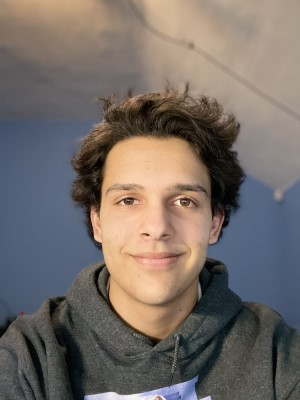
#> input picture lowres.jpg, 300 x 400 px
$ python 'edge_detection copy.py'
#> lines starting #> are read from the running program, lines starting #| are printed output that depends on the picture
import cv2
import time
import numpy as np

img = cv2.imread('lowres.jpg')
#> img is the input picture: shape (400, 300, 3); mean B, G, R 102.9, 108.1, 116.8

# cv2.imshow('Original', img)
# cv2.waitKey(0)


img_gray = cv2.cvtColor(img, cv2.COLOR_BGR2GRAY)
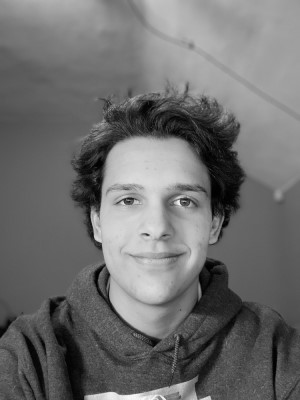
#> img_gray: shape (400, 300); min 0, max 251, mean 110.1

img = cv2.GaussianBlur(img_gray, (13,13), 0)
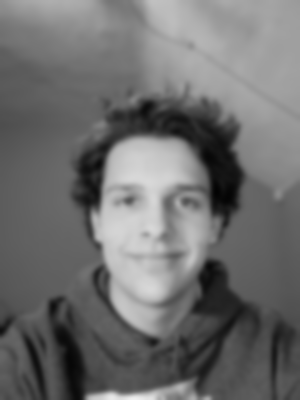
#> img: shape (400, 300); min 3, max 239, mean 110.1

edges = cv2.Canny(image=img, threshold1=0, threshold2=40) # Canny Edge Detection
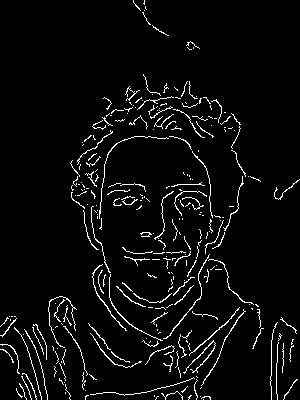
#> edges: shape (400, 300); 4.5% white in thin lines or dots


cv2.imwrite("out.jpg", edges)
